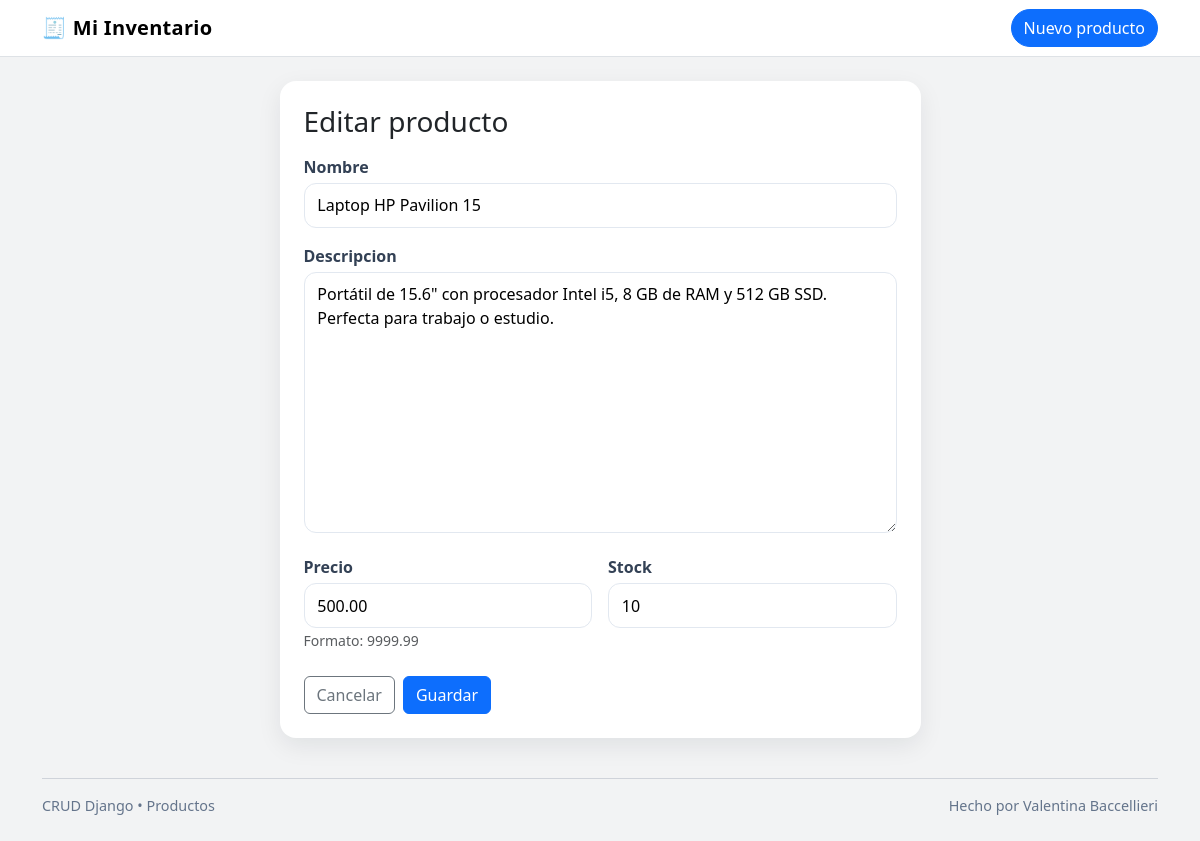
Page /2/editar/ on the committed database.
### productos/models.py (models this page shows, shortened)
class Producto(models.Model):
    nombre = models.CharField(max_length=120)
    descripcion = models.TextField(blank=True)
    precio = models.DecimalField(max_digits=10, decimal_places=2)
    stock = models.IntegerField(default=0)
    class Meta:
        ordering = ['-precio']  # 🔹 Ordena por precio

### productos/views.py (the view)
# urls.py: path('<int:pk>/editar/', ProductoUpdateView.as_view(), name='editar'),
class ProductoUpdateView(UpdateView):
    model = Producto
    fields = ['nombre', 'descripcion', 'precio', 'stock']
    template_name = 'productos/producto_form.html'

### productos/templates/productos/producto_form.html (shortened to what this page needs)
{% extends "base.html" %}
{% block content %}
  <div class="row justify-content-center">
    <div class="col-lg-7">
      <div class="card p-3 p-md-4">
        <h3 class="mb-3">{% if view.object %}Editar{% else %}Nuevo{% endif %} producto</h3>
        <form method="post" novalidate>
          <div class="mb-3">
            <label>Nombre</label>
            {{ form.nombre }}
          </div>
          <div class="mb-3">
            <label>Descripcion</label>
            {{ form.descripcion }}
          </div>
          <div class="row g-3">
            <div class="col-md-6">
              <label>Precio</label>
              {{ form.precio }}
              <small class="text-muted">Formato: 9999.99</small>
            </div>
            <div class="col-md-6">
              <label>Stock</label>
              {{ form.stock }}
            </div>
          </div>
          <div class="d-flex gap-2 mt-4">
            <a href="{% url 'productos:lista' %}" class="btn btn-outline-secondary">Cancelar</a>
            <button type="submit" class="btn btn-primary">Guardar</button>
          </div>
        </form>
      </div>
    </div>
  </div>
{% endblock %}

### productos/templates/base.html (style rules this page uses)
body { background:#0f172a0d; }
.card { border:none; border-radius:1rem; box-shadow:0 8px 24px rgba(15,23,42,.08); }
input[type=text], input[type=number], input[type=email], input[type=password], textarea, input[type=url] { width:100%; border:1px solid #e2e8f0; border-radius:.75rem; padding:.6rem .8rem; background:#fff; }
textarea { min-height:120px; }
label { font-weight:600; color:#334155; margin-bottom:.25rem; }

### rows in the picture
Producto: nombre "Laptop HP Pavilion 15", descripcion "Portátil de 15.6\" con procesador Intel i5, 8 GB de RAM y 512 GB SSD. Perfecta para trabajo o estudio.", precio "500.00", stock "10"
